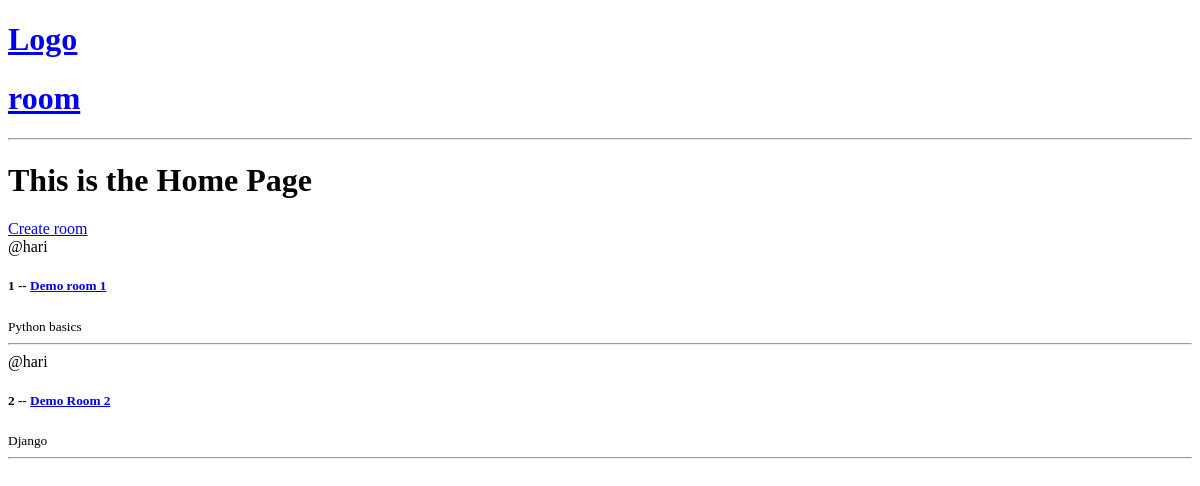
The app's page /, older data.
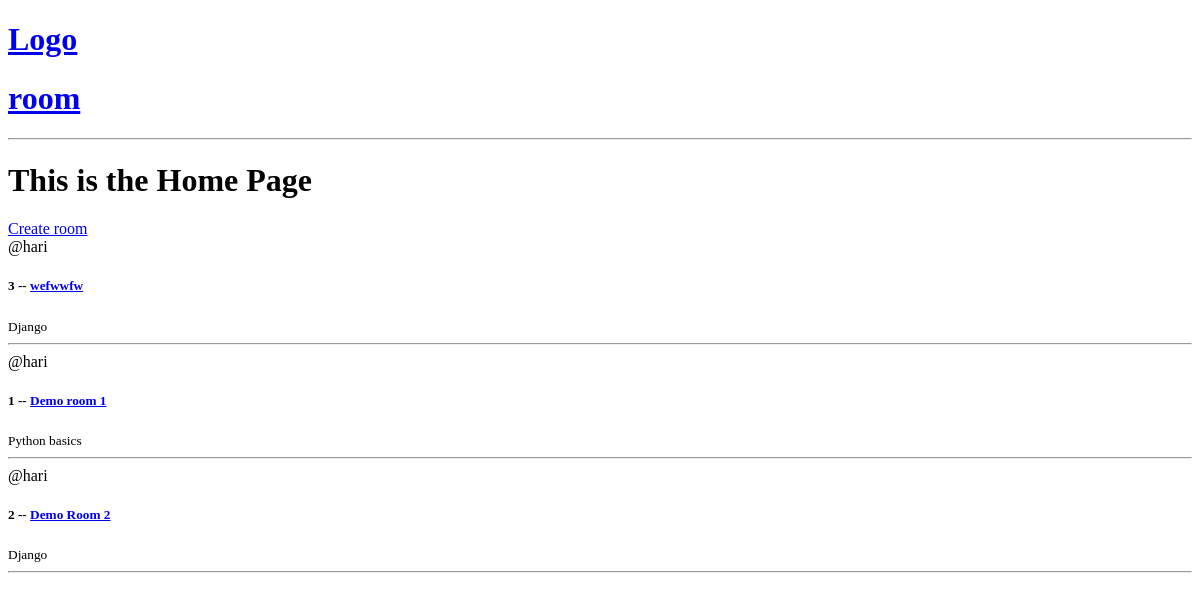
The same page, newer data.
### base/models.py (models this page shows, shortened)
class Room(models.Model):
    host = models.ForeignKey(User, on_delete=models.SET_NULL, null=True)
    topic  = models.ForeignKey(Topic, on_delete=models.SET_NULL, null=True)
    name = models.CharField(max_length=200)
    description = models.TextField(max_length=500)
    updated = models.DateTimeField(auto_now=True)
    created = models.DateTimeField(auto_now_add=True)
    class Meta:
        ordering = ['-updated', '-created']

class Topic(models.Model):
    name = models.CharField(max_length=200)

### base/views.py (the view)
# urls.py: path('', views.home, name="home"),
def home(request):
    rooms = Room.objects.all()
    context = {'rooms': rooms}
    return render(request, 'base/home.html', context)

### base/templates/base/home.html
{% extends 'main.html' %}
{% block content %}
<h1>This is the Home Page</h1>
<div>
    <div>
        <a href="{% url 'create-room' %}">Create room</a>
        {% for room in rooms %}
        <div>
            <span>@{{room.host.username}}</span>
            <h5>{{room.id}} -- <a href="{% url 'room' room.id %}">{{room.name}}</a></h5>
            <small>{{room.topic.name}}</small>
            <hr>
        </div>
        {% endfor %}
    </div>
</div>
{% endblock %}

Row changes from the older to the newer data that the page shows:
added Room: host.username "hari", id "3", name "wefwwfw", topic.name "Django"
